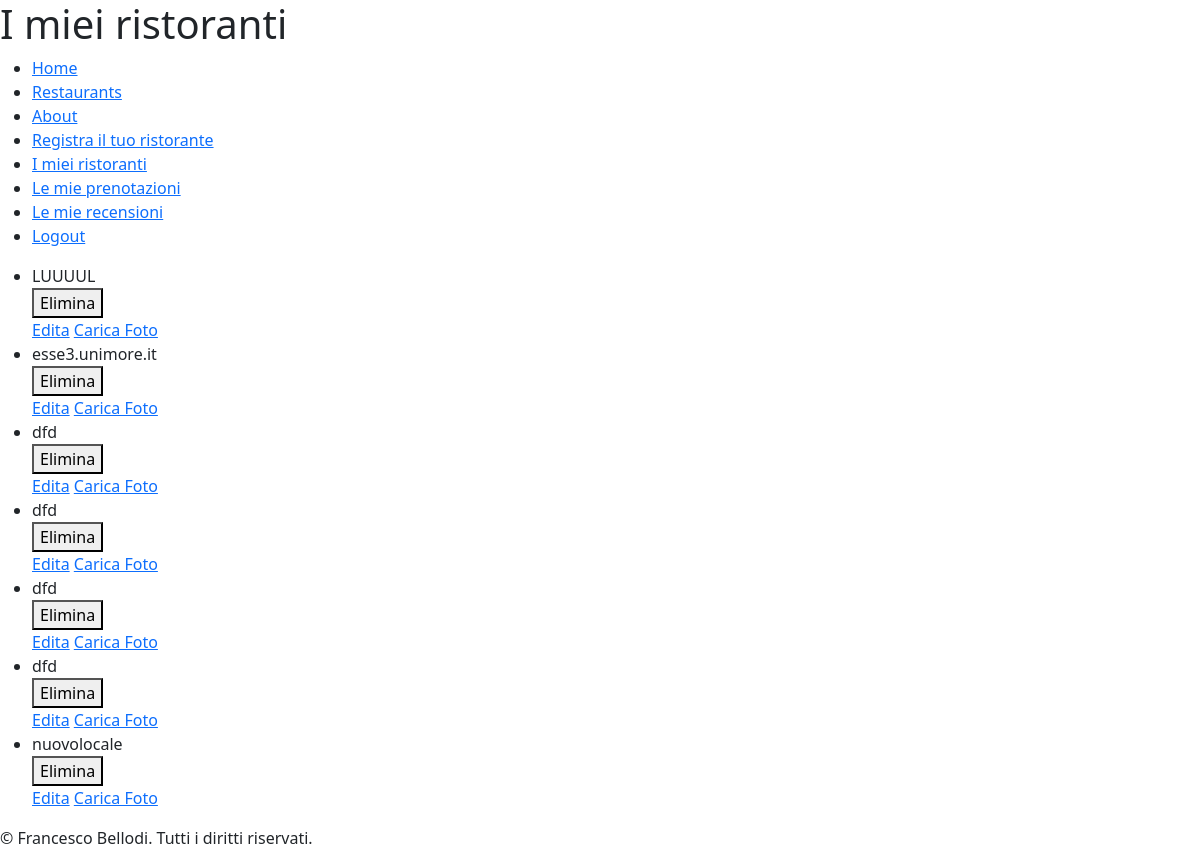
Page /restaurants/own-restaurants/ (signed in) on the earlier database version.
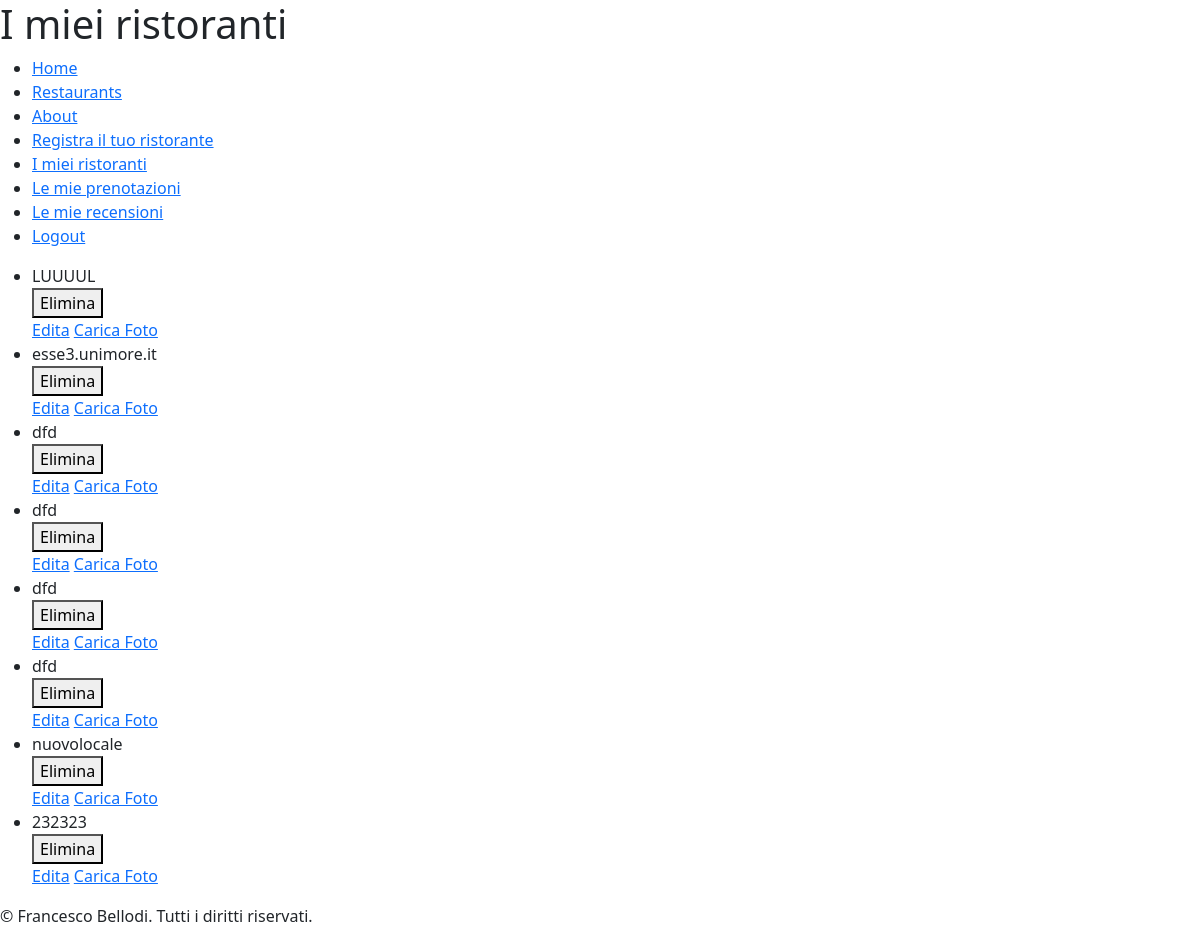
Same page on the later database version.
### restaurantsApp/models.py (models this page shows)
class Restaurant(models.Model):
    restaurantID = models.IntegerField(primary_key=True)
    owner = models.ForeignKey(settings.AUTH_USER_MODEL, on_delete=models.CASCADE)
    name = models.CharField(max_length=100)
    address = models.CharField(max_length=200)
    phone_number = PhoneNumberField()
    cuisine_type = models.CharField(max_length=50)
    services = models.CharField(max_length=200)
    meal_type = models.CharField(max_length=100)
    max_booking = models.IntegerField(default=100)
    def __str__(self):
        return self.name

### restaurantsApp/views.py (the view)
# urls.py: path("own-restaurants/", RestaurantOwnerListView.as_view(), name='user_restaurants'),
class RestaurantOwnerListView(LoginRequiredMixin, ListView):
    model = Restaurant
    template_name = 'restaurantsApp/user_restaurants.html'  # Specifica il percorso al tuo template
    context_object_name = 'objects'  # Nome del contesto da utilizzare nel template
    def get_context_data(self, *, object_list=None, **kwargs):
        context = super().get_context_data(**kwargs)
        context["obj_delete"] = 'restaurant_delete'
        context["title_page"] = 'I miei ristoranti'
        context["obj_name"] = 'Ristoranti'
        context["obj_update"] = 'restaurant_update'
        return context
    def get_queryset(self):
        user = self.request.user
        return Restaurant.objects.filter(owner=user)

### mixins/user_mixins.py (called while the page is built)
    def test_func(self):
        return self.request.user.is_authenticated

### restaurantsApp/templates/restaurantsApp/user_restaurants.html
{% extends 'user-object-list.html' %}
{% block modify %}
  <a href="{% url 'restaurant_update' obj.pk %}">Edita</a>
  <a href="{% url 'photo_create' obj.pk %}">Carica Foto</a>
{% endblock %}

### templates/user-object-list.html (shortened to what this page needs)
{% extends "base.html" %}
{% block content %}
  <ul>
  {% for obj in objects %}
    <li>
      {{ obj }}
      <form action="{% url obj_delete obj.pk %}" method="post">
        <button type="submit" onclick="return confirm('Sicuro di voler eliminare?')">Elimina</button>
      </form>
      {% block modify %}{% endblock%}
    </li>
  {% empty %}
    <p>{{ obj_name }} non presenti</p>
  {% endfor %}
  </ul>
{% endblock %}

Differences in the rows shown:
added Restaurant: name "232323"
